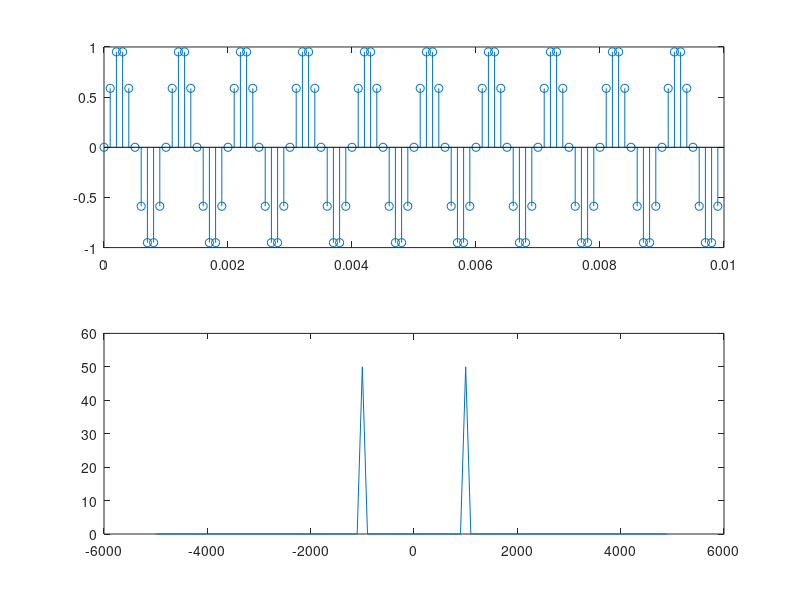

Source code (MATLAB): (Note: this script raises an error after producing the figure.)
clc
clear
close all
%% 
fs=10e3;
fs0=fs;
f0=1e3;
L=100;
t=(0:L-1)/fs;
x=sin(2*pi*f0*t);
x0=x;
X=fftshift(fft(x));
%%
ff=(-L/2:L/2-1)*(fs/L);
figure
subplot(2,1,1)
stem(t,x)
subplot(2,1,2)
plot(ff,abs(X))
suptitle('source signal')
%%
n=2;
x=[x;zeros(n,L)];
y=reshape(x,1,(n+1)*L);
fs=(n+1)*fs;
L=(n+1)*L;
ff=(-L/2:L/2-1)*(fs/L);
t=(0:L-1)/fs;

Y=fftshift(fft(y));
figure
subplot(2,1,1)
stem(t,y)
subplot(2,1,2)
plot(ff,abs(Y))
suptitle('Interpolation')

%% CIC
D=n+3;
h=ones(1,D);
y_fil=conv(y,h);
%y_fil=conv(y_fil,h); %% CIC - CIC
Y_fil=fftshift(fft(y_fil));
y_cic=y_fil(1:D:end);
Y_cic=fftshift(fft(y_cic));
figure
subplot(2,1,1)
stem(y_fil)
subplot(2,1,2)
stem(y_cic)

figure
subplot(2,1,1)
plot(abs(Y_fil))
subplot(2,1,2)
plot(abs(Y_cic))

%% equivalent CIC 
y_fil2=sum(y(1:1+D));
for ii=2+D:D:length(Y)-D    
    y_fil2=[y_fil2, sum(y(ii:ii+D))];
end
Y_fil2=fftshift(fft(y_fil2));
figure
stem(y_fil2)
figure
plot(abs(Y_fil2))

%% func test
[y,I,D,out_fs_real]=resample_CIC(x0,fs0,fs0/2,1);
Y=fftshift(fft(y));
stem(y)
figure
plot(abs(Y))
